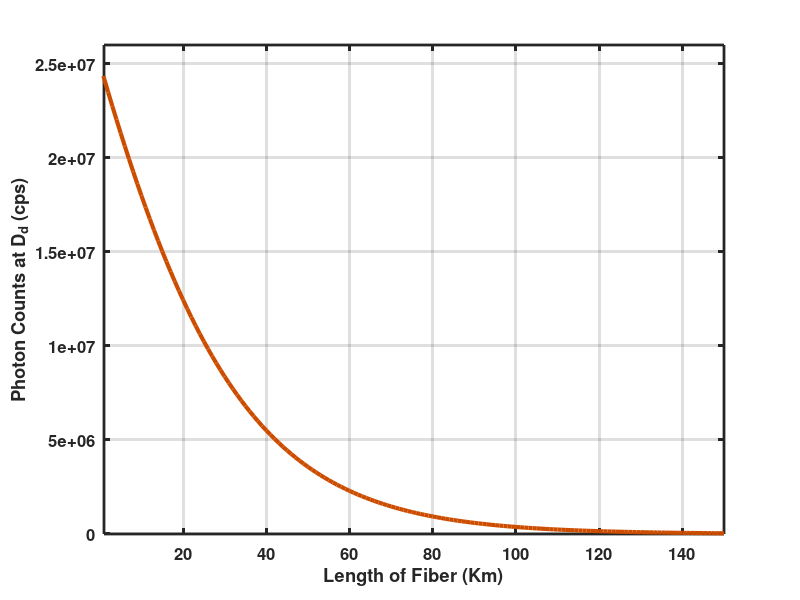

Recreate this plot in MATLAB.
clc; clear;
% parameters
mu = 0.5; % Mean Number of Photons/Pulse
alpha = 0.2; % Attenuation in fiber in dB/Km
delta_f = 1e3; % Linewidth in Hz
d_t = 1e-9; % 1/Bit rate
R_b = 1e9; % Sequence length
L = 0:1:150; % Length of Fiber
t_B = 0.5; % Transmittance of BS
loss_MZI = 1 * 10^(-0.2); % 2 dB loss in MZI
theta = 0; % Phase difference of two consecutive pulses
eta = 0.2; % Efficiency of SPD
P_d = 2e-7; % Dark Cout Probability/Pulse in SPD
t_d = 10e-9; % Dead Time in SPD
f_decoy = 0.2; % Probability used to generate the decoy state
duty_cycle_TTL = 0.75; % Duty cycle of TTL pulses
% Phase Noise at LASER
sigma = sqrt(2*pi*delta_f*d_t);
%Channel transmittance
eta_channel = 10.^(- alpha * L /10);
Photon_count_after_channel = mu * 10.^(- alpha * L /10) * R_b;
%% DATA LINE 
% After Beam Splitter
Photon_count_after_BS = mu * 10.^(- alpha * L /10)* R_b * t_B;
% Photon Counts considering the SPD efficiency and dark count rate
Photon_count_after_D_d = Photon_count_after_BS .* eta + P_d * R_b;
% Effective time difference between two consecutive pulses at data line
effective_time_difference_D_d = 1./(Photon_count_after_D_d) + t_d;
% Considering the Duty Cycle of TTL Pulses at D_d
effective_counts_D_d = ((1./effective_time_difference_D_d)).* duty_cycle_TTL;
% Graphs at Data Line
figure
plot(L,effective_counts_D_d, '-', 'Color', [0.80 0.30 0.00], 'LineWidth', 3);
xlabel('Length of Fiber (Km)' , 'FontSize', 13,'FontWeight', 'bold')
ylabel('Photon Counts at D_d (cps)' , 'FontSize', 13,'FontWeight', 'bold')
grid on;
xlim([1 150]);
ylim([-1000 26000000]);
grid on;
box on;
set(gca, 'FontSize', 12,'LineWidth', 2, 'FontWeight', 'bold');
hold off;
